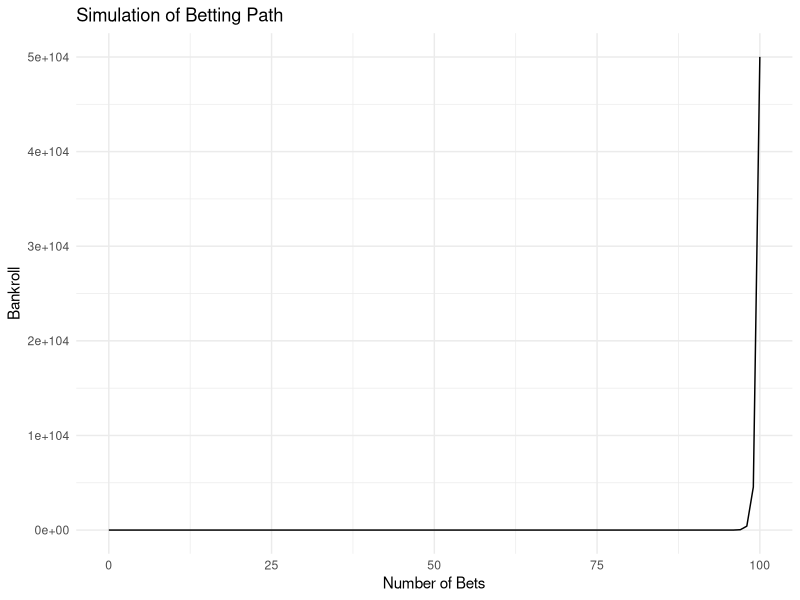
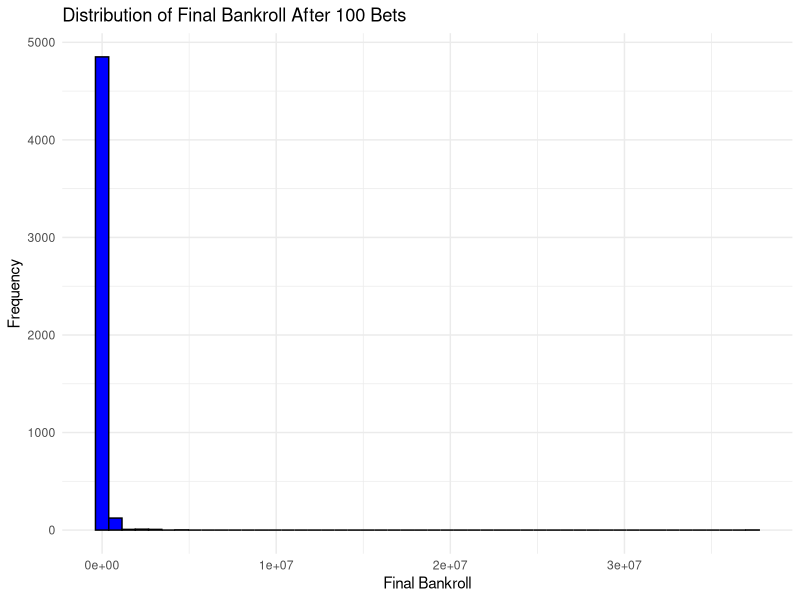

These figures' R source, in order:
## ---- chunk 1

library(tidyverse)

# Simulate a single bet
# Traditional frac of bankroll
simulate_bet <- function(bankroll, multiple = 1, probability_win = .5) {
  bankroll <- ifelse(runif(1) < probability_win, bankroll *(1+multiple), bankroll * (1-multiple))  # European roulette probability

      return(bankroll)
}

# # Fresh Money for each bet
# simulate_bet <- function(bankroll, multiple = 10, probability_win = .5) {
#   bankroll <- ifelse(runif(1) < probability_win, bankroll + multiple, bankroll - multiple)  # European roulette probability
# 
#       return(bankroll)
# }

# Simulate multiple bets
simulate_multiple_bets <- function(initial_bankroll, num_bets, multiple = 1, probability_win = 0.5) {
  bankroll_history <- numeric(num_bets + 1)
  bankroll_history[1] <- initial_bankroll
  
  for (i in 2:(num_bets + 1)) {
    bankroll_history[i] <- simulate_bet(bankroll_history[i - 1], multiple, probability_win)
  }
  
  return(bankroll_history)
}
## ---- chunk 2
simulate_bet(bankroll = 1000, multiple = 10, probability_win = .5)
## ---- chunk 3
initial_bankroll <- 1000
num_bets         <- 100
probability_win  <- .7
multiple         <- 10

result_df <- data.frame(Bet = 0:num_bets, 
                        Bankroll = simulate_multiple_bets(initial_bankroll, 
                                                          num_bets, multiple, 
                                                          probability_win))

# Plotting the path of wealth using ggplot
ggplot(result_df, aes(x = Bet, y = Bankroll)) +
  geom_line() +
  theme_minimal() +
  labs(title = "Simulation of Betting Path", x = "Number of Bets", y = "Bankroll")
## ---- chunk 4
num_simulations <- 5000
initial_bankroll <- 1000
num_bets         <- 100
probability_win  <- .6
multiple         <- .2
# Run the simulation multiple times
final_bankrolls <- replicate(num_simulations ,
                             last(
                               simulate_multiple_bets(
                                 initial_bankroll, 
                                 num_bets, 
                                 multiple, 
                                 probability_win
                                 )
                               )
                             )

# Creating a data frame for ggplot
final_bankrolls_df <- data.frame(Simulation = 1:num_simulations, FinalBankroll = final_bankrolls)
mean(final_bankrolls)
median(final_bankrolls)
final_bankrolls_df %>% arrange(FinalBankroll) 
# Plotting the distribution of final bankrolls using ggplot
ggplot(final_bankrolls_df, aes(x = FinalBankroll)) +
  geom_histogram(bins = 50, fill = "blue", color = "black") +
  theme_minimal() +
  labs(title = "Distribution of Final Bankroll After 100 Bets", x = "Final Bankroll", y = "Frequency")
